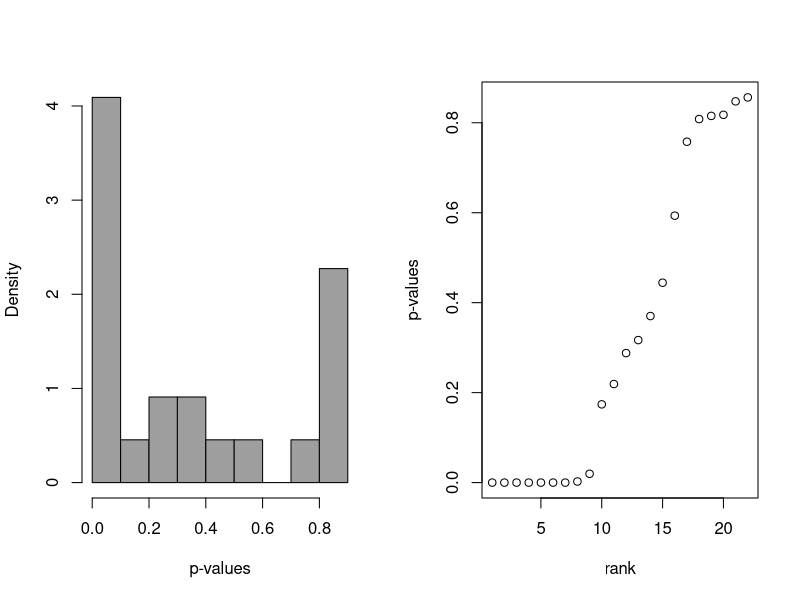

This chart was generated by the following R code: (Note: this script raises an error after producing the figure.)
## ---- chunk 1
# read the data and calculate mean and sd
ames <- read.csv("Ames2009.csv", strings=T)
xbar <- mean(ames$SalePrice)
xsd <- sd(ames$SalePrice)

# standard error
( muse <- xsd/sqrt(nrow(ames)) )

# 95% CI
xbar + c(-1,1)*1.96*muse
## ---- chunk 2
amesfit <- glm(log(SalePrice) ~ .-Neighborhood, data=ames)

## ---- chunk 3
pvals <- summary(amesfit)$coef[-1,"Pr(>|t|)"]
length(pvals)

par(mfrow=c(1,2))
hist(pvals, col=8, breaks=10, xlab="p-values", main="", freq=FALSE)
plot(sort(pvals), xlab="rank", ylab="p-values")

## ---- chunk 4
fdr_cut <- function(pvals, q){
        pvals <- pvals[!is.na(pvals)]
        N <- length(pvals)
        k <- rank(pvals, ties.method="min")
        max(pvals[ pvals<= (q*k/N) ])
}
cutoff5 <- fdr_cut(pvals,q=.05)
print(cutoff5)
which(pvals<=cutoff5)
## ---- chunk 5
( bstats <- summary(amesfit)$coef["Central.AirY",] )
bstats["Estimate"] + c(-1,1)*1.96*bstats["Std. Error"]
## ---- chunk 6
# write a function to extract coefficients from a bootstrap fit
getBeta <- function(data, obs, var){
    fit <- glm(log(SalePrice) ~ .-Neighborhood, data=data[obs,])
    return(fit$coef[var])
}

library(parallel)
library(boot)
set.seed(1)
( betaBoot <- boot(ames, getBeta, 2000, var="Central.AirY", 
                 parallel="snow", ncpus=detectCores()) )

quantile(betaBoot$t, c(.025, .975))
## ---- chunk 7
byNBHD <- split(ames, ames$Neighborhood)
set.seed(1)
getBetaBlock <- function(data, ids, var){
    data <- do.call("rbind",data[ids])
    fit <- glm(log(SalePrice) ~ .-Neighborhood, data=data)
    return(fit$coef[var])
}
( betaBootB <- boot(byNBHD, getBetaBlock, 2000, var="Central.AirY",
                          parallel="snow", ncpus=detectCores()) )

# the confidence interval:
quantile(betaBootB$t, c(.025, .975))

## ---- chunk 8
library(sandwich)
library(lmtest)
Vblock <- vcovCL(amesfit, cluster=ames$Neighborhood)
clstats <- coeftest(amesfit, vcov = Vblock)["Central.AirY",]
round(clstats, 5)
clstats["Estimate"] + c(-1,1)*1.96*clstats["Std. Error"]
## ---- chunk 9
quantile(2*exp(betaBootB$t0) - exp(betaBootB$t), c(.025, .975))
